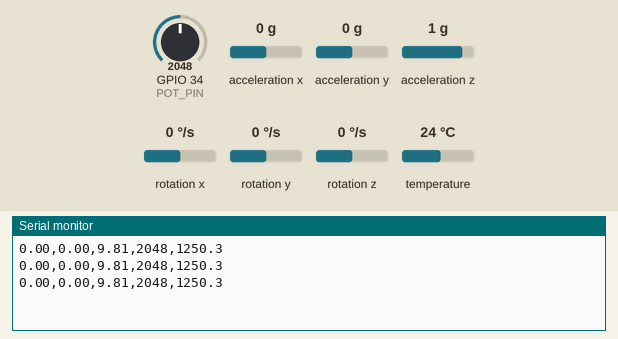
This sketch was run on a simulated ESP32. On the bench: the last lines printed to the serial monitor. The inputs (shaded band) are chosen by the test bench; at power-on: acceleration x 0 g, GPIO 34 (POT_PIN) = 2048, acceleration y 0 g, acceleration z 1 g, rotation x 0 °/s, rotation y 0 °/s, rotation z 0 °/s, temperature 24 °C (analog values on the 0–4095 scale).

Above: at 1.3 s.
1.4 s: acceleration x set to -1.4 g
At 1.9 s:
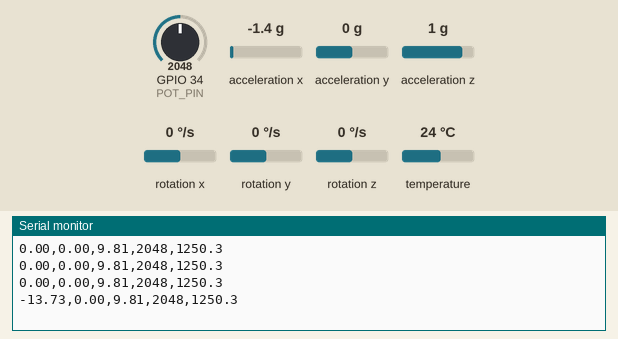
2.9 s: GPIO 34 (POT_PIN) set to 2540
At 3.4 s:
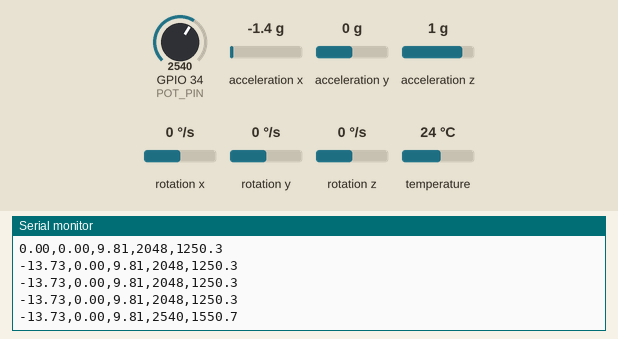
4.4 s: acceleration y set to -1.4 g
At 4.9 s:
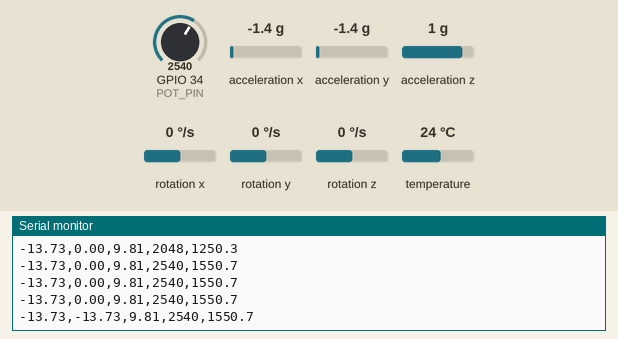
5.9 s: acceleration z set to -1.4 g
At 6.4 s:
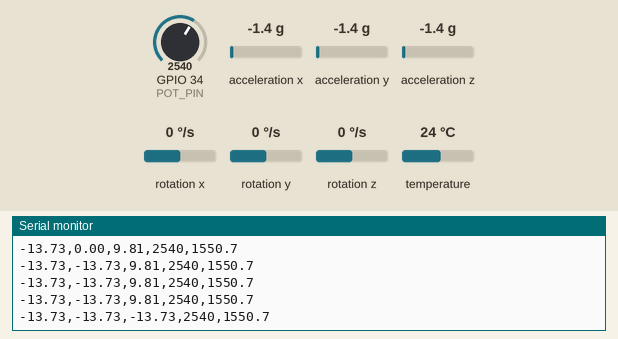
7.4 s: GPIO 34 (POT_PIN) set to 2460
At 8.0 s:
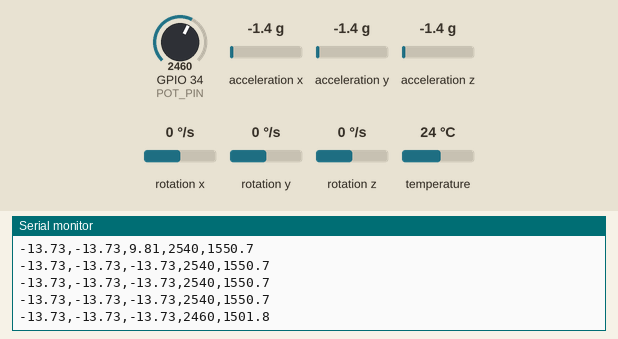
Timing chart, 0 to 9.9 s (numbered marks = the images above; inputs shaded):
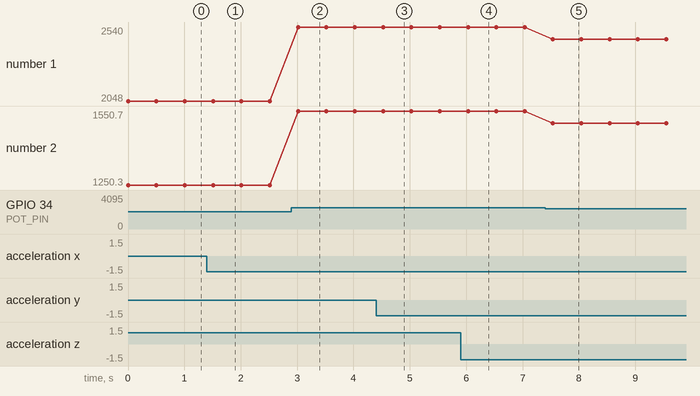

Measured:
- after the input at 1.4 s, the serial monitor: prints a new line after 0.11 s (image 1)
- after the input at 2.9 s, the serial monitor: prints a new line after 0.12 s (image 2)
- after the input at 4.4 s, the serial monitor: prints a new line after 0.12 s (image 3)
- after the input at 5.9 s, the serial monitor: prints a new line after 0.13 s (image 4)
- after the input at 7.4 s, the serial monitor: prints a new line after 0.14 s (image 5)
- plotted number 1: 2048 → 2540 after the input at 2.9 s, 2540 → 2460 after the input at 7.4 s
- plotted number 2: 1250.3 → 1550.7 after the input at 2.9 s, 1550.7 → 1501.8 after the input at 7.4 s

The sketch:

sketch.ino
```cpp
#include <Wire.h>
#include <Adafruit_MPU6050.h>
#include <Adafruit_Sensor.h>

Adafruit_MPU6050 mpu;
const int POT_PIN = 34;       // potentiometer wiper -> ESP32 ADC pin
const float MAX_SIMULATED_WATTS = 2500.0;  // turn the knob: 0W to 2500W load

void setup() {
  Serial.begin(115200);
  Wire.begin(21, 22); // SDA, SCL
  if (!mpu.begin()) {
    Serial.println("MPU6050 not found");
    while (1) delay(10);
  }
  mpu.setAccelerometerRange(MPU6050_RANGE_8_G);
  analogReadResolution(12); // 0-4095
}

void loop() {
  sensors_event_t a, g, temp;
  mpu.getEvent(&a, &g, &temp);

  int adc_raw = analogRead(POT_PIN);
  float power_w = (adc_raw / 4095.0) * MAX_SIMULATED_WATTS;

  // CSV line: rx,ry,rz,adc_raw,power_w
  Serial.print(a.acceleration.x); Serial.print(",");
  Serial.print(a.acceleration.y); Serial.print(",");
  Serial.print(a.acceleration.z); Serial.print(",");
  Serial.print(adc_raw); Serial.print(",");
  Serial.println(power_w, 1);

  delay(500);
}
```
